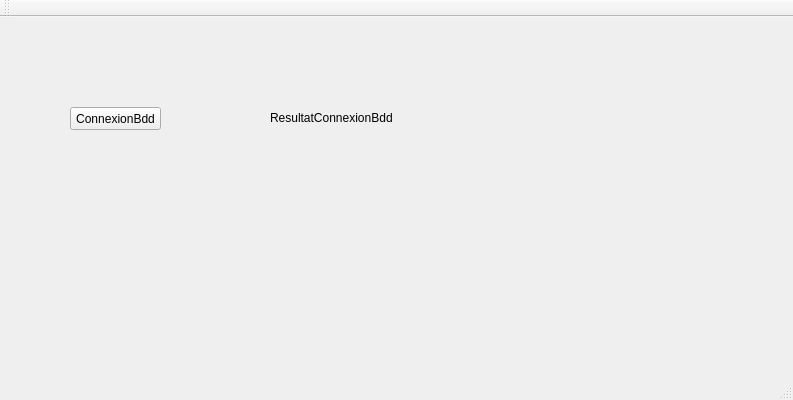
<?xml version="1.0" encoding="UTF-8"?>
<ui version="4.0">
 <class>IHMDMXClass</class>
 <widget class="QMainWindow" name="IHMDMXClass">
  <property name="geometry">
   <rect>
    <x>0</x>
    <y>0</y>
    <width>793</width>
    <height>400</height>
   </rect>
  </property>
  <property name="windowTitle">
   <string>IHMDMX</string>
  </property>
  <widget class="QWidget" name="centralWidget">
   <widget class="QLabel" name="ResultatConnexionBdd">
    <property name="geometry">
     <rect>
      <x>270</x>
      <y>80</y>
      <width>151</width>
      <height>41</height>
     </rect>
    </property>
    <property name="text">
     <string>ResultatConnexionBdd</string>
    </property>
   </widget>
   <widget class="QPushButton" name="ConnexionBdd">
    <property name="geometry">
     <rect>
      <x>70</x>
      <y>90</y>
      <width>91</width>
      <height>23</height>
     </rect>
    </property>
    <property name="text">
     <string>ConnexionBdd</string>
    </property>
   </widget>
  </widget>
  <widget class="QMenuBar" name="menuBar">
   <property name="geometry">
    <rect>
     <x>0</x>
     <y>0</y>
     <width>793</width>
     <height>21</height>
    </rect>
   </property>
  </widget>
  <widget class="QToolBar" name="mainToolBar">
   <attribute name="toolBarArea">
    <enum>TopToolBarArea</enum>
   </attribute>
   <attribute name="toolBarBreak">
    <bool>false</bool>
   </attribute>
  </widget>
  <widget class="QStatusBar" name="statusBar"/>
 </widget>
 <layoutdefault spacing="6" margin="11"/>
 <resources>
  <include location="IHMDMX.qrc"/>
 </resources>
 <connections/>
</ui>
